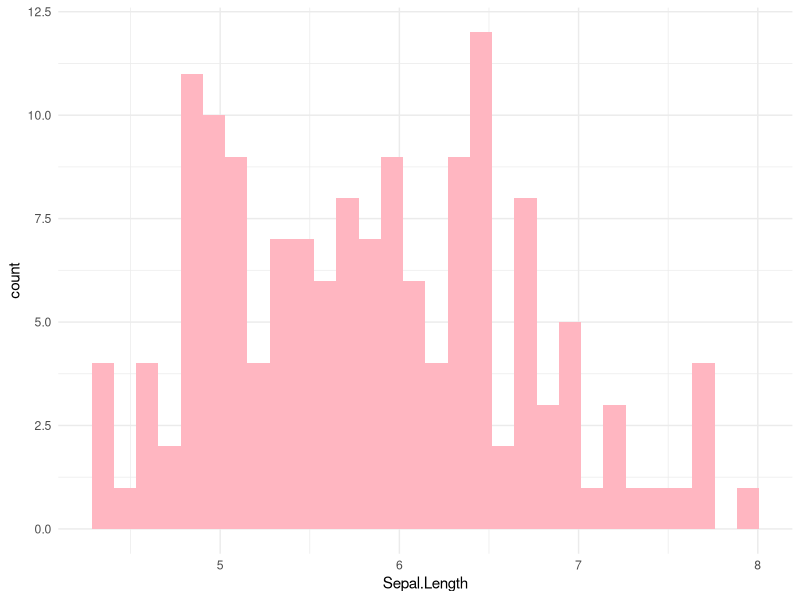

Here is the R script that generated this plot:
## ---- chunk 1
knitr::opts_chunk$set(echo = TRUE)
## ---- chunk 2
library(tidyverse)
#Check the colours:
col <- colors()
colors()

#Graph to change
ggplot(iris, aes(x=Sepal.Length)) +
  geom_histogram(fill=col[419]) + #pink
  theme_minimal()
